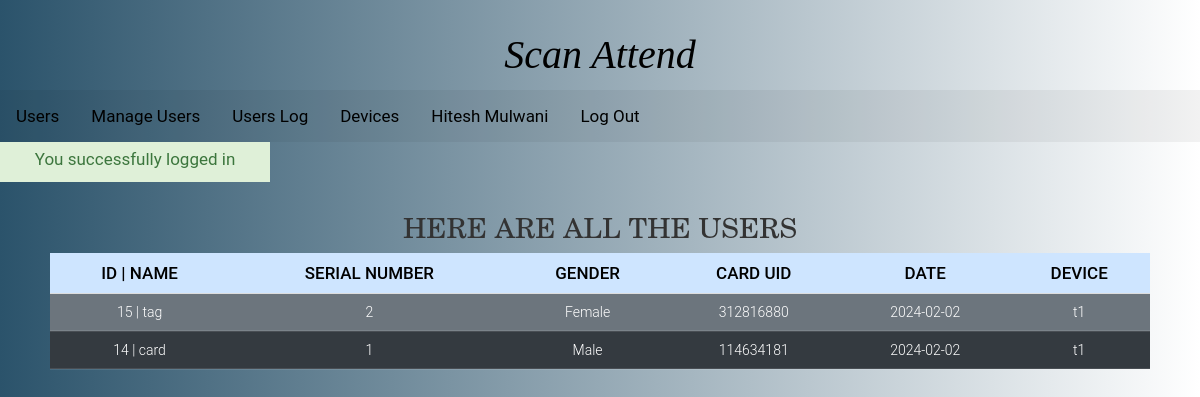
Screenshot of /index.php?login=success (signed in) with the database file from the repository.
### tables this page shows
CREATE TABLE `users` (
  `id` int(11) NOT NULL,
  `username` varchar(30) NOT NULL DEFAULT 'None',
  `serialnumber` double NOT NULL DEFAULT 0,
  `gender` varchar(10) NOT NULL DEFAULT 'None',
  `email` varchar(50) NOT NULL DEFAULT 'None',
  `card_uid` varchar(30) NOT NULL,
  `card_select` tinyint(1) NOT NULL DEFAULT 0,
  `user_date` date NOT NULL,
  `device_uid` varchar(20) NOT NULL DEFAULT '0',
  `device_dep` varchar(20) NOT NULL DEFAULT '0',
  `add_card` tinyint(1) NOT NULL DEFAULT 0
);

### index.php (the view, shortened to what this page needs)
<!DOCTYPE html>
<html>
<head>
    <link rel="stylesheet" type="text/css" href="css/Users.css">
</head>
<body>
<?php include'header.php'; ?>
<main>
<section>
  <h1 class="slideInDown animated">Here are all the Users</h1>
  <div class="table-responsive slideInRight animated" style="max-height: 400px;">
    <table class="table">
      <thead class="table-primary">
        <tr>
          <th>ID | Name</th>
          <th>Serial Number</th>
          <th>Gender</th>
          <th>Card UID</th>
          <th>Date</th>
          <th>Device</th>
        </tr>
      </thead>
      <tbody class="table-secondary">
        <?php
          require'connectDB.php';
            $sql = "SELECT * FROM users WHERE add_card=1 ORDER BY id DESC";
            $result = mysqli_stmt_init($conn);
            if (!mysqli_stmt_prepare($result, $sql)) {
                echo '<p class="error">SQL Error</p>';
            }
            else{
                mysqli_stmt_execute($result);
                $resultl = mysqli_stmt_get_result($result);
              if (mysqli_num_rows($resultl) > 0){
                  while ($row = mysqli_fetch_assoc($resultl)){
          ?>
                      <TR>
                      <TD><?php echo $row['id']; echo" | "; echo $row['username'];?></TD>
                      <TD><?php echo $row['serialnumber'];?></TD>
                      <TD><?php echo $row['gender'];?></TD>
                      <TD><?php echo $row['card_uid'];?></TD>
                      <TD><?php echo $row['user_date'];?></TD>
                      <TD><?php echo $row['device_dep'];?></TD>
                      </TR>
        <?php
                }
            }
          }
        ?>
      </tbody>
    </table>
  </div>
</section>
</main>
</body>
</html>

### header.php (shortened to what this page needs)
<head>
	<link rel="stylesheet" href="https://cdnjs.cloudflare.com/ajax/libs/font-awesome/4.7.0/css/font-awesome.min.css">
	<link rel='stylesheet' type='text/css' href="css/bootstrap.css"/>
	<link rel="stylesheet" href="https://maxcdn.bootstrapcdn.com/bootstrap/3.4.0/css/bootstrap.min.css">
	<link rel="stylesheet" type="text/css" href="css/header.css"/>
</head>
<header>
<div class="header">
	<div class="logo">
		<a href="index.php">Scan Attend</a>
	</div>
</div>
<div class="topnav" id="myTopnav">
	<a href="index.php">Users</a>
    <a href="ManageUsers.php">Manage Users</a>
    <a href="UsersLog.php">Users Log</a>
    <a href="devices.php">Devices</a>
    <?php
    	if (isset($_SESSION['Admin-name'])) {
    		echo '<a href="#" data-toggle="modal" data-target="#admin-account">'.$_SESSION['Admin-name'].'</a>';
    		echo '<a href="logout.php">Log Out</a>';
    	}
    	else{
    		echo '<a href="login.php">Log In</a>';
    	}
    ?>
</div>
<div class="up_info2 alert-success"></div>
</header>

### css/Users.css (style rules this page uses)
h1 { font-size: 28px !important; color: #000; text-transform: uppercase; font-weight: 300; font-family: New Century Schoolbook, TeX Gyre Schola, serif !important; text-align: center; margin-bottom: 15px; }
th { padding: 15px; text-align: center !important; font-weight: 500; font-size: 17px; color: #000; text-transform: uppercase; border: none !important; background-color: rgba(255,255,255,0.3) !important; }
td { padding: 15px; text-align: center; font-weight: 300; font-size: 14px; color: #fff; border-bottom: solid 2px rgba(255,255,255,0.1); }
section { margin: 50px; }
section { overflow-x:hidden; }
.slideInRight { animation-name: slideInRight; }
.slideInDown { animation-name: slideInDown; }
.animated { animation-duration: 1s; animation-fill-mode: both; }

### css/header.css (style rules this page uses)
* { text-decoration: none; box-sizing: border-box; }
body { background: -webkit-linear-gradient(left, #25130e, #ad4125); background: linear-gradient(to right, #2b536b, #ffffff); font-family: 'Roboto', sans-serif; margin: 0; font-size: 15px; }
header, main { width: 100%; display: block; margin: 0 auto; }
.header { padding: 5px; width: 100%; height: 90px; }
.logo a { text-decoration: none; font-family: Luminari, fantasy; font-size: 40px; color: #000000; font-style: italic; text-align: center; vertical-align: middle; line-height: 100px; display: block; }
.topnav { overflow: hidden; background-color: #03080e0d; }
.topnav a { float: left; display: block; color: black; text-align: center; padding: 14px 16px; text-decoration: none !important; font-size: 17px; }
tbody tr:nth-child(even) { background-color: #343a40; }
tbody tr:nth-child(odd) { background-color: #6c757d; }
.up_info1, .up_info2 { display: none; width: 270px; height: 40px; font-size: 17px; font-family: "Roboto", sans-serif; padding: 5px; margin-right: 20px; text-align: center; position: absolute; }

### rows the page displays
users: id "15", username "tag", serialnumber "2", gender "Female", card_uid "312816880", user_date "2024-02-02", device_dep "t1"
users: id "14", username "card", serialnumber "1", gender "Male", card_uid "114634181", user_date "2024-02-02", device_dep "t1"

### other values shown
$_SESSION['Admin-name'] "Hitesh Mulwani"
